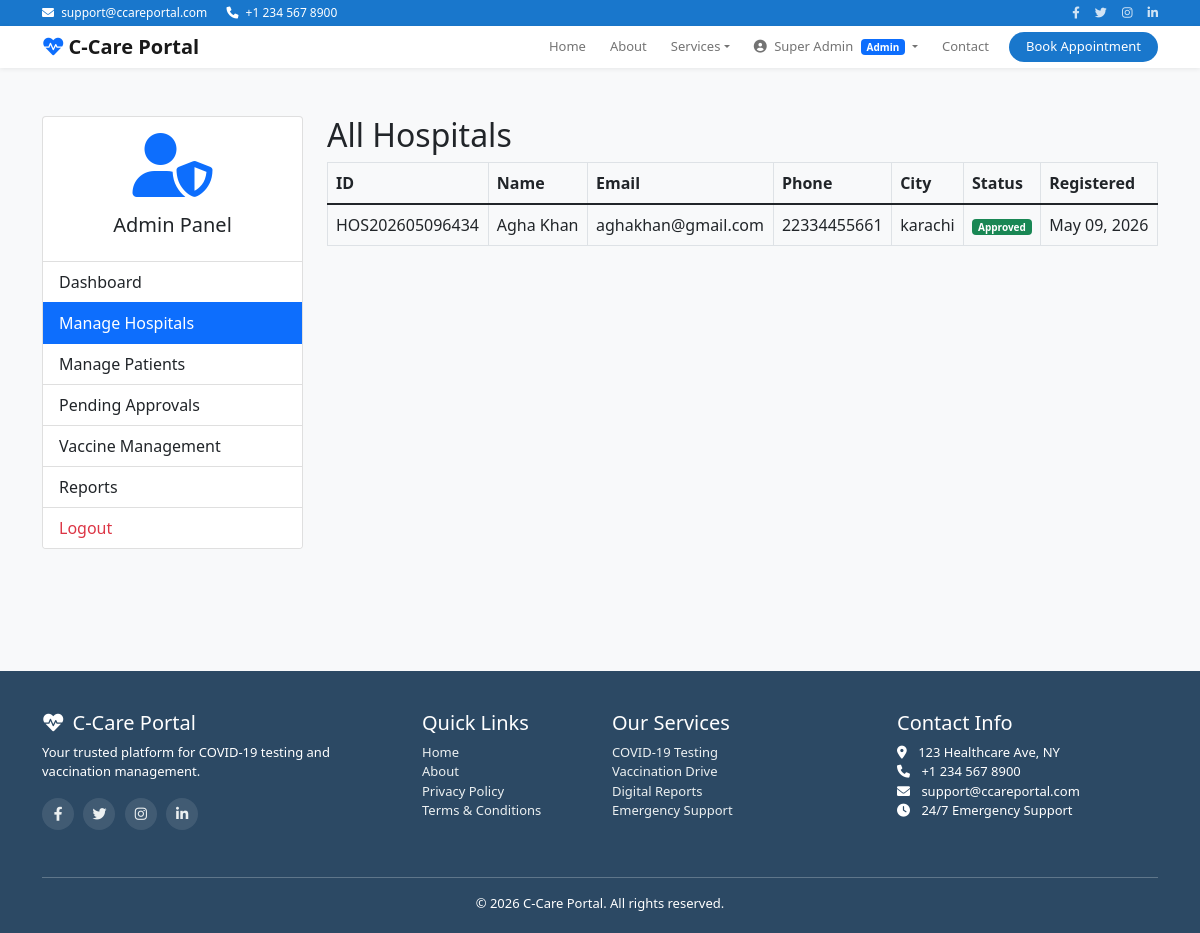
Screenshot of /admin/hospitals.php (signed in) with the database file from the repository.
### tables this page shows
CREATE TABLE `hospitals` (
  `id` int(11) NOT NULL,
  `hospital_id` varchar(50) NOT NULL,
  `name` varchar(200) NOT NULL,
  `email` varchar(100) NOT NULL,
  `password` varchar(255) NOT NULL,
  `phone` varchar(20) DEFAULT NULL,
  `address` text DEFAULT NULL,
  `city` varchar(100) DEFAULT NULL,
  `state` varchar(100) DEFAULT NULL,
  `zip_code` varchar(20) DEFAULT NULL,
  `approval_status` enum('pending','approved','rejected') DEFAULT 'pending',
  `registration_date` timestamp NOT NULL DEFAULT current_timestamp()
);

### admin/hospitals.php (the view, shortened to what this page needs)
<?php
$database = Database::getInstance();
$conn = $database->getConnection();
$query = "SELECT * FROM hospitals ORDER BY registration_date DESC";
$stmt = $conn->prepare($query);
$stmt->execute();
$hospitals = $stmt->fetchAll(PDO::FETCH_ASSOC);
?>
<?php include '../includes/header.php'; ?>
<div class="container py-5">
    <div class="row">
        <div class="col-md-3">
            <div class="card mb-4">
                <div class="card-body text-center">
                    <i class="fas fa-user-shield fa-4x mb-3 text-primary"></i>
                    <h5>Admin Panel</h5>
                </div>
                <div class="list-group list-group-flush">
                    <a href="dashboard.php" class="list-group-item list-group-item-action">Dashboard</a>
                    <a href="hospitals.php" class="list-group-item list-group-item-action active">Manage Hospitals</a>
                    <a href="patients.php" class="list-group-item list-group-item-action">Manage Patients</a>
                    <a href="approve-hospitals.php" class="list-group-item list-group-item-action">Pending Approvals</a>
                    <a href="vaccines.php" class="list-group-item list-group-item-action">Vaccine Management</a>
                    <a href="reports.php" class="list-group-item list-group-item-action">Reports</a>
                    <a href="../auth/logout.php" class="list-group-item list-group-item-action text-danger">Logout</a>
                </div>
            </div>
        </div>
        <div class="col-md-9">
            <h2>All Hospitals</h2>
            <div class="table-responsive">
                <table class="table table-bordered" id="hospitalsTable">
                    <thead>
                        <tr>
                            <th>ID</th>
                            <th>Name</th>
                            <th>Email</th>
                            <th>Phone</th>
                            <th>City</th>
                            <th>Status</th>
                            <th>Registered</th>
                        </tr>
                    </thead>
                    <tbody>
                        <?php foreach ($hospitals as $hospital): ?>
                        <tr>
                            <td><?php echo $hospital['hospital_id']; ?></td>
                            <td><?php echo htmlspecialchars($hospital['name']); ?></td>
                            <td><?php echo $hospital['email']; ?></td>
                            <td><?php echo $hospital['phone']; ?></td>
                            <td><?php echo $hospital['city']; ?></td>
                            <td><?php echo getStatusBadge($hospital['approval_status']); ?></td>
                            <td><?php echo formatDate($hospital['registration_date']); ?></td>
                        </tr>
                        <?php endforeach; ?>
                    </tbody>
                </table>
            </div>
        </div>
    </div>
</div>
<?php include '../includes/footer.php'; ?>

### includes/functions.php (shortened to what this page needs)
<?php
function getStatusBadge($status) {
    $badges = [
        'pending' => 'warning',
        'approved' => 'success',
        'confirmed' => 'info',
        'completed' => 'success',
        'cancelled' => 'danger',
        'positive' => 'danger',
        'negative' => 'success',
        'scheduled' => 'info',
        'active' => 'success'
    ];
    $color = isset($badges[$status]) ? $badges[$status] : 'secondary';
    return "<span class='badge bg-$color'>" . ucfirst($status) . "</span>";
}
function formatDate($date) {
    return date('M d, Y', strtotime($date));
}
?>

### includes/header.php (style rules this page uses)
:root { --primary-color: #1977cc; --secondary-color: #2c4964; }
body { font-family: 'Segoe UI', Tahoma, Geneva, Verdana, sans-serif; background-color: #f8f9fa; }
.badge { font-size: 10px; padding: 3px 6px; }

### rows the page displays
hospitals: hospital "HOS202605096434", name "Agha Khan", email "aghakhan@gmail.com", phone "22334455661", city "karachi", approval_status "Approved", registration_date "May 09, 2026"

### other values shown
$_SESSION['name'] "Super Admin"
$_SESSION['role'] "Admin"
